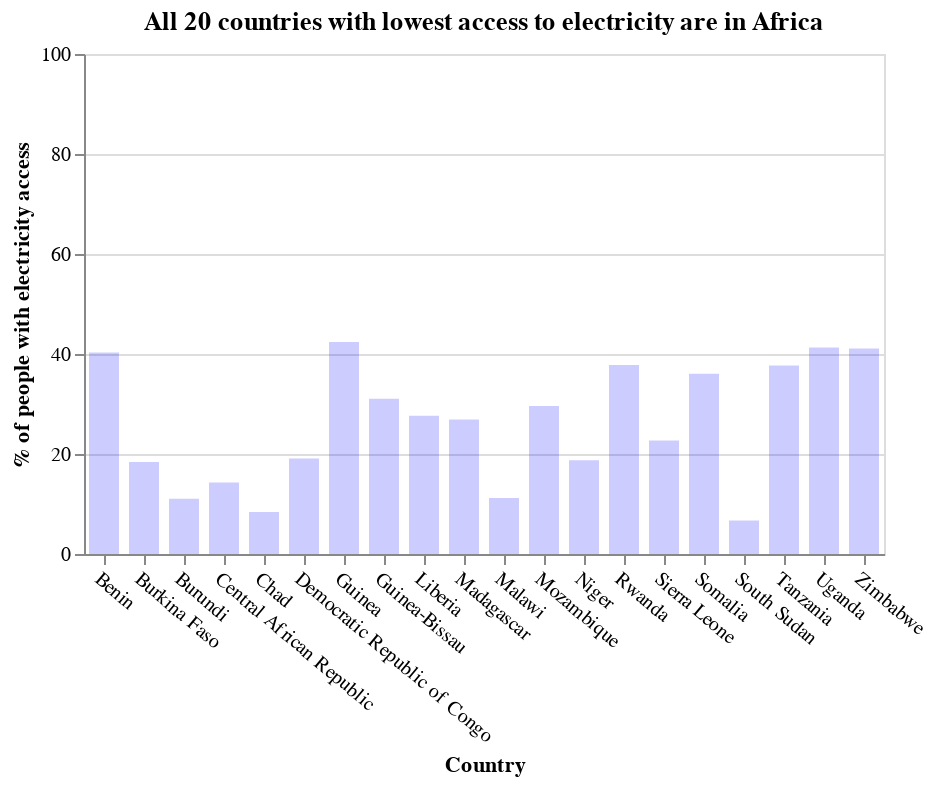

Notebook source saved alongside this figure:
### Code cell
#Plotting countries using altair

bars = alt.Chart(electricity2019, title="All 20 countries with lowest access to electricity are in Africa").mark_bar(size=15).encode(
    x='Country',
    y = alt.Y('% of people with electricity access', bin = False, scale=alt.Scale(domain=[0, 100])),
    opacity=alt.value(0.2),
    color=alt.value('blue')
).properties(width=400,
             height=250
).configure_axisX(labelAngle=40)


bars.save('chart.html', embed_options={'renderer':'svg'})

bars

### Figure 1 — Vega-Lite specification as saved in the notebook (floating-point values rounded to 4 significant figures)
{"config": {"view": {"continuousWidth": 400, "continuousHeight": 300}, "axisX": {"labelAngle": 40}}, "data": {"name": "data-15a35a1530afd33951086c8579205cad"}, "mark": {"type": "bar", "size": 15}, "encoding": {"color": {"value": "blue"}, "opacity": {"value": 0.2}, "x": {"field": "Country", "type": "nominal"}, "y": {"bin": false, "field": "% of people with electricity access", "scale": {"domain": [0, 100]}, "type": "quantitative"}}, "height": 250, "title": "All 20 countries with lowest access to electricity are in Africa", "width": 400, "$schema": "https://vega.github.io/schema/vega-lite/v4.17.0.json", "datasets": {"data-15a35a1530afd33951086c8579205cad": [{"Country": "Guinea", "Code": "GIN", "Year": 2019, "% of people with electricity access": 42.42}, {"Country": "Uganda", "Code": "UGA", "Year": 2019, "% of people with electricity access": 41.3}, {"Country": "Zimbabwe", "Code": "ZWE", "Year": 2019, "% of people with electricity access": 41.09}, {"Country": "Benin", "Code": "BEN", "Year": 2019, "% of people with electricity access": 40.32}, {"Country": "Rwanda", "Code": "RWA", "Year": 2019, "% of people with electricity access": 37.78}, {"Country": "Tanzania", "Code": "TZA", "Year": 2019, "% of people with electricity access": 37.7}, {"Country": "Somalia", "Code": "SOM", "Year": 2019, "% of people with electricity access": 36.03}, {"Country": "Guinea-Bissau", "Code": "GNB", "Year": 2019, "% of people with electricity access": 31.04}, {"Country": "Mozambique", "Code": "MOZ", "Year": 2019, "% of people with electricity access": 29.62}, {"Country": "Liberia", "Code": "LBR", "Year": 2019, "% of people with electricity access": 27.65}, {"Country": "Madagascar", "Code": "MDG", "Year": 2019, "% of people with electricity access": 26.91}, {"Country": "Sierra Leone", "Code": "SLE", "Year": 2019, "% of people with electricity access": 22.7}, {"Country": "Democratic Republic of Congo", "Code": "COD", "Year": 2019, "% of people with electricity access": 19.1}, {"Country": "Niger", "Code": "NER", "Year": 2019, "% of people with electricity access": 18.77}, {"Country": "Burkina Faso", "Code": "BFA", "Year": 2019, "% of people with electricity access": 18.38}, {"Country": "Central African Republic", "Code": "CAF", "Year": 2019, "% of people with electricity access": 14.3}, {"Country": "Malawi", "Code": "MWI", "Year": 2019, "% of people with electricity access": 11.2}, {"Country": "Burundi", "Code": "BDI", "Year": 2019, "% of people with electricity access": 11.06}, {"Country": "Chad", "Code": "TCD", "Year": 2019, "% of people with electricity access": 8.4}, {"Country": "South Sudan", "Code": "SSD", "Year": 2019, "% of people with electricity access": 6.721}]}}
